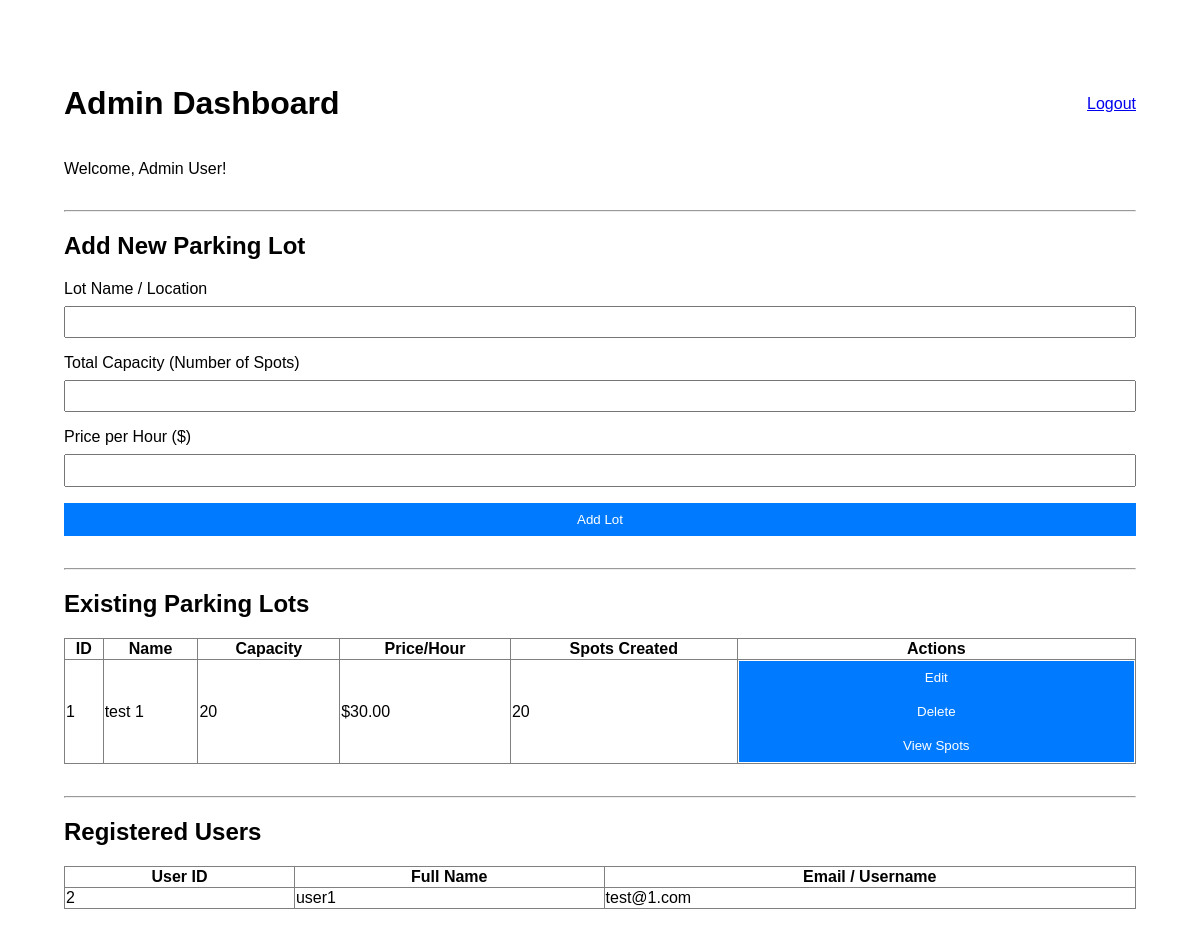
The app's page /admin/dashboard (signed in), older data.
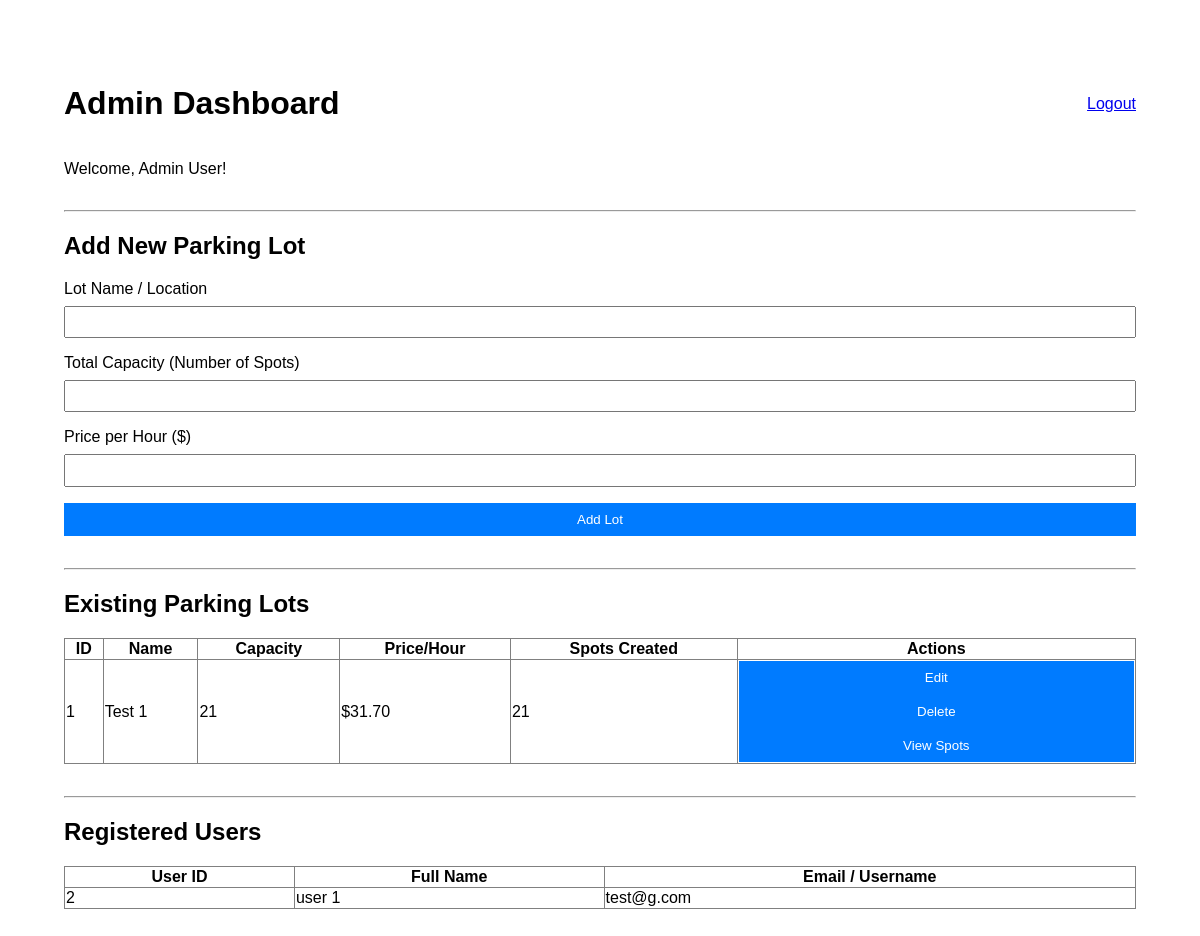
The same page, newer data.
### models/models.py (models this page shows)
class User(db.Model, UserMixin):
    id = db.Column(db.Integer, primary_key=True)
    username = db.Column(db.String(80), unique=True, nullable=False)
    password = db.Column(db.String(255), nullable=False)
    full_name = db.Column(db.String(150))
    role = db.Column(db.String(50), default='user') # Differentiates between user and admin
    reservations = db.relationship('Reservation', backref='user', lazy=True)

class ParkingLot(db.Model):
    id = db.Column(db.Integer, primary_key=True)
    name = db.Column(db.String(100), nullable=False)
    capacity = db.Column(db.Integer, nullable=False)
    price_per_hour = db.Column(db.Float, nullable=False)
    spots = db.relationship('ParkingSpot', backref='lot', lazy=True, cascade="all, delete-orphan")

### controllers/controllers.py (the view)
@app.route('/admin/dashboard')
@login_required
@role_required('admin')
def admin_dashboard():
    lots = ParkingLot.query.order_by(ParkingLot.id).all()
    users = User.query.filter_by(role='user').all()
    return render_template('admin_dashboard.html', lots=lots, users=users)

### app.py (called while the page is built)
@login_manager.user_loader
def load_user(user_id):
    return User.query.get(int(user_id))

### controllers/controllers.py (called while the page is built)
def role_required(role):
    def wrapper(fn):
        @wraps(fn)
        def decorated_view(*args, **kwargs):
            if not current_user.is_authenticated or current_user.role != role:
                flash("You do not have permission to access this page.")
                return redirect(url_for('login'))
            return fn(*args, **kwargs)
        return decorated_view
    return wrapper

### templates/admin_dashboard.html (shortened to what this page needs)
{% extends 'base.html' %}
{% block content %}
<div style="max-width: 1200px; margin: auto; padding: 2em;">
    <div style="display: flex; justify-content: space-between; align-items: center;">
        <h1>Admin Dashboard</h1>
        <a href="{{ url_for('logout') }}">Logout</a>
    </div>
    <p>Welcome, {{ current_user.full_name }}!</p>
    <hr style="margin-top: 2em;">
    <h2>Add New Parking Lot</h2>
    <form method="POST" action="{{ url_for('add_lot') }}">
        <div class="form-group">
            <label for="name">Lot Name / Location</label>
            <input type="text" id="name" name="name" required>
        </div>
        <div class="form-group">
            <label for="capacity">Total Capacity (Number of Spots)</label>
            <input type="number" id="capacity" name="capacity" min="1" required>
        </div>
        <div class="form-group">
            <label for="price">Price per Hour ($)</label>
            <input type="number" id="price" name="price" step="0.01" min="0" required>
        </div>
        <button type="submit">Add Lot</button>
    </form>
    <hr style="margin-top: 2em;">
    <h2>Existing Parking Lots</h2>
    <table border="1" style="width: 100%; border-collapse: collapse; margin-top: 1em;">
        <thead>
            <tr>
                <th>ID</th>
                <th>Name</th>
                <th>Capacity</th>
                <th>Price/Hour</th>
                <th>Spots Created</th>
                <th>Actions</th>
            </tr>
        </thead>
        <tbody>
            {% if lots %}
                {% for lot in lots %}
                <tr>
                    <td>{{ lot.id }}</td>
                    <td>{{ lot.name }}</td>
                    <td>{{ lot.capacity }}</td>
                    <td>${{ "%.2f"|format(lot.price_per_hour) }}</td>
                    <td>{{ lot.spots|length }}</td> <td>
                        <a href="{{ url_for('edit_lot', lot_id=lot.id) }}">
                            <button type="button">Edit</button>
                        </a>
                        <form method="POST" action="{{ url_for('delete_lot', lot_id=lot.id) }}" style="display: inline;" onsubmit="return confirm('Are you sure you want to delete {{ lot.name }} lot and all its {{lot.spots|length}} spots?');">
                            <button type="submit">Delete</button>
                        </form>
                        <a href="{{ url_for('view_lot_spots', lot_id=lot.id) }}">
                            <button type="button">View Spots</button>
                        </a>
                    </td>
                </tr>
                {% endfor %}
            {% else %}
            <tr>
                <td colspan="6" style="text-align: center;">No lots have been created yet.</td>
            </tr>
            {% endif %}
        </tbody>
    </table>
    <hr style="margin-top: 2em;">
    <h2>Registered Users</h2>
    <table border="1" style="width: 100%; border-collapse: collapse; margin-top: 1em;">
        <thead>
            <tr>
                <th>User ID</th>
                <th>Full Name</th>
                <th>Email / Username</th>
            </tr>
        </thead>
        <tbody>
            {% if users %}
                {% for user in users %}
                <tr>
                    <td>{{ user.id }}</td>
                    <td>{{ user.full_name }}</td>
                    <td>{{ user.username }}</td>
                </tr>
                {% endfor %}
            {% else %}
            <tr>
                <td colspan="3" style="text-align: center;">No users have registered yet.</td>
            </tr>
            {% endif %}
        </tbody>
    </table>
</div>
{% endblock %}

### templates/base.html (shortened to what this page needs)
<!DOCTYPE html>
<html lang="en">
<head>
</head>
<body>
    {% block content %}{% endblock %}
</body>
</html>

### templates/base.html (style rules this page uses)
body { font-family: sans-serif; margin: 2em; }
.form-group { margin-bottom: 1em; }
label { display: block; margin-bottom: 0.5em; }
input { width: 100%; padding: 0.5em; box-sizing: border-box; }
button { width: 100%; padding: 0.7em; background-color: #007bff; color: white; border: none; cursor: pointer; }

Row changes from the older to the newer data that the page shows:
changed ParkingLot id 1: name "test 1" → "Test 1"; capacity "20" → "21"; price_per_hour "30.00" → "31.70"; spots|length "20" → "21"
changed User id 2: full_name "user1" → "user 1"; username "test@1.com" → "test@g.com"
